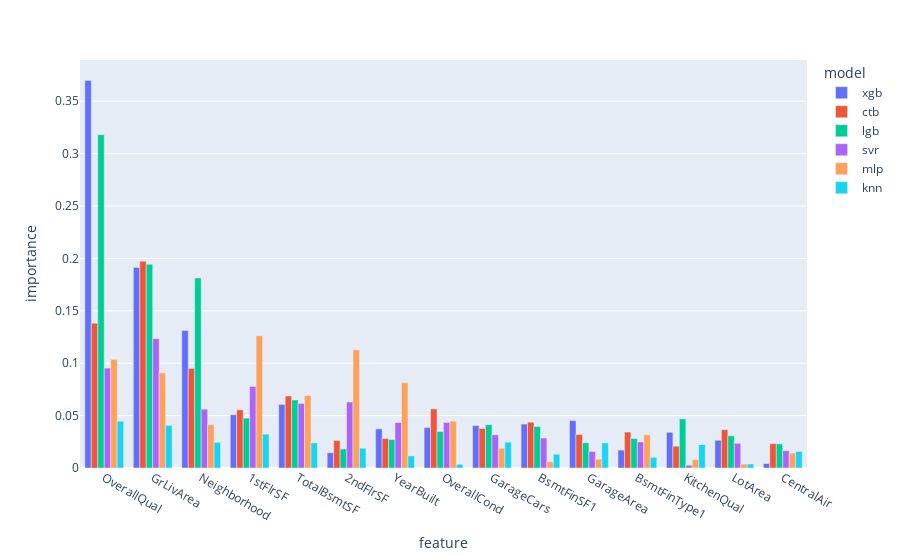
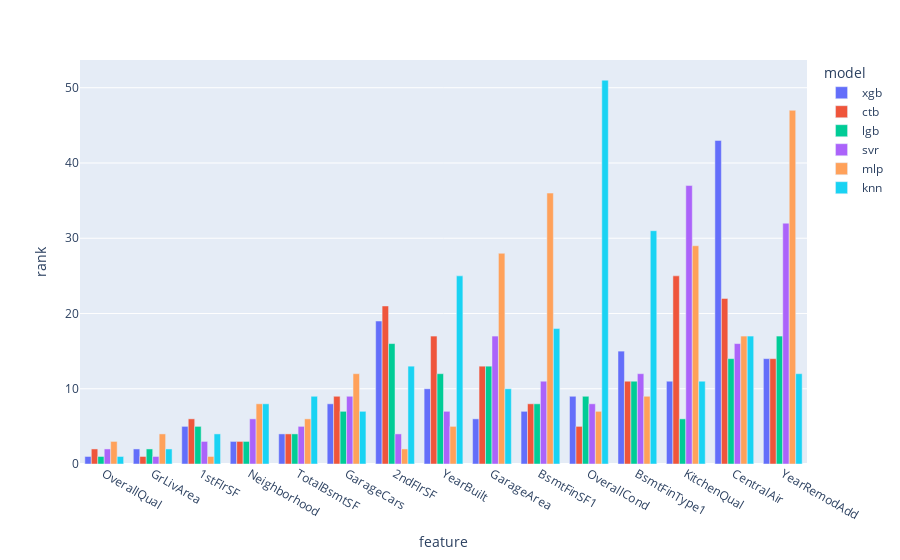

Notebook code cell kept with these figures, in order:
### Code cell
comparison_df = ft.get_feature_comparison(importance_df)

ft.plot_importance_comparison(comparison_df)
ft.plot_rank_comparison(comparison_df)

### Figure 1 — Plotly figure (JSON) as saved in the notebook; plotly's stock layout.template omitted (floating-point values rounded to 4 significant figures)
{"data": [{"alignmentgroup": "True", "hovertemplate": "model=xgb<br>feature=%{x}<br>importance=%{y}<extra></extra>", "legendgroup": "xgb", "marker": {"color": "#636efa", "pattern": {"shape": ""}}, "name": "xgb", "offsetgroup": "xgb", "orientation": "v", "showlegend": true, "textposition": "auto", "type": "bar", "x": ["OverallQual", "GrLivArea", "Neighborhood", "1stFlrSF", "TotalBsmtSF", "2ndFlrSF", "YearBuilt", "OverallCond", "GarageCars", "BsmtFinSF1", "GarageArea", "BsmtFinType1", "KitchenQual", "LotArea", "CentralAir"], "xaxis": "x", "y": [0.3698, 0.1914, 0.1313, 0.0508, 0.06073, 0.0146, 0.0374, 0.03858, 0.0405, 0.04192, 0.04518, 0.01708, 0.03401, 0.02652, 0.004249], "yaxis": "y"}, {"alignmentgroup": "True", "hovertemplate": "model=ctb<br>feature=%{x}<br>importance=%{y}<extra></extra>", "legendgroup": "ctb", "marker": {"color": "#EF553B", "pattern": {"shape": ""}}, "name": "ctb", "offsetgroup": "ctb", "orientation": "v", "showlegend": true, "textposition": "auto", "type": "bar", "x": ["OverallQual", "GrLivArea", "Neighborhood", "1stFlrSF", "TotalBsmtSF", "2ndFlrSF", "YearBuilt", "OverallCond", "GarageCars", "BsmtFinSF1", "GarageArea", "BsmtFinType1", "KitchenQual", "LotArea", "CentralAir"], "xaxis": "x", "y": [0.1381, 0.1973, 0.09493, 0.05553, 0.06874, 0.02617, 0.02811, 0.05636, 0.03772, 0.04373, 0.03201, 0.03429, 0.02082, 0.03657, 0.02321], "yaxis": "y"}, {"alignmentgroup": "True", "hovertemplate": "model=lgb<br>feature=%{x}<br>importance=%{y}<extra></extra>", "legendgroup": "lgb", "marker": {"color": "#00cc96", "pattern": {"shape": ""}}, "name": "lgb", "offsetgroup": "lgb", "orientation": "v", "showlegend": true, "textposition": "auto", "type": "bar", "x": ["OverallQual", "GrLivArea", "Neighborhood", "1stFlrSF", "TotalBsmtSF", "2ndFlrSF", "YearBuilt", "OverallCond", "GarageCars", "BsmtFinSF1", "GarageArea", "BsmtFinType1", "KitchenQual", "LotArea", "CentralAir"], "xaxis": "x", "y": [0.318, 0.1944, 0.1813, 0.04759, 0.06493, 0.01816, 0.02715, 0.0348, 0.04135, 0.03964, 0.02403, 0.02812, 0.04688, 0.03071, 0.02306], "yaxis": "y"}, {"alignmentgroup": "True", "hovertemplate": "model=svr<br>feature=%{x}<br>importance=%{y}<extra></extra>", "legendgroup": "svr", "marker": {"color": "#ab63fa", "pattern": {"shape": ""}}, "name": "svr", "offsetgroup": "svr", "orientation": "v", "showlegend": true, "textposition": "auto", "type": "bar", "x": ["OverallQual", "GrLivArea", "Neighborhood", "1stFlrSF", "TotalBsmtSF", "2ndFlrSF", "YearBuilt", "OverallCond", "GarageCars", "BsmtFinSF1", "GarageArea", "BsmtFinType1", "KitchenQual", "LotArea", "CentralAir"], "xaxis": "x", "y": [0.0953, 0.1234, 0.05611, 0.07786, 0.06156, 0.06296, 0.04342, 0.04342, 0.03166, 0.02855, 0.0157, 0.02486, 0.00262, 0.02358, 0.01647], "yaxis": "y"}, {"alignmentgroup": "True", "hovertemplate": "model=mlp<br>feature=%{x}<br>importance=%{y}<extra></extra>", "legendgroup": "mlp", "marker": {"color": "#FFA15A", "pattern": {"shape": ""}}, "name": "mlp", "offsetgroup": "mlp", "orientation": "v", "showlegend": true, "textposition": "auto", "type": "bar", "x": ["OverallQual", "GrLivArea", "Neighborhood", "1stFlrSF", "TotalBsmtSF", "2ndFlrSF", "YearBuilt", "OverallCond", "GarageCars", "BsmtFinSF1", "GarageArea", "BsmtFinType1", "KitchenQual", "LotArea", "CentralAir"], "xaxis": "x", "y": [0.1036, 0.09075, 0.04129, 0.1262, 0.06911, 0.1127, 0.0814, 0.04471, 0.01876, 0.005967, 0.008454, 0.03172, 0.007924, 0.003702, 0.01421], "yaxis": "y"}, {"alignmentgroup": "True", "hovertemplate": "model=knn<br>feature=%{x}<br>importance=%{y}<extra></extra>", "legendgroup": "knn", "marker": {"color": "#19d3f3", "pattern": {"shape": ""}}, "name": "knn", "offsetgroup": "knn", "orientation": "v", "showlegend": true, "textposition": "auto", "type": "bar", "x": ["OverallQual", "GrLivArea", "Neighborhood", "1stFlrSF", "TotalBsmtSF", "2ndFlrSF", "YearBuilt", "OverallCond", "GarageCars", "BsmtFinSF1", "GarageArea", "BsmtFinType1", "KitchenQual", "LotArea", "CentralAir"], "xaxis": "x", "y": [0.0447, 0.04066, 0.02449, 0.03235, 0.02398, 0.01887, 0.01158, 0.003521, 0.0246, 0.01312, 0.02395, 0.01016, 0.02236, 0.003842, 0.01573], "yaxis": "y"}], "layout": {"barmode": "group", "legend": {"title": {"text": "model"}, "tracegroupgap": 0}, "margin": {"t": 60}, "xaxis": {"anchor": "y", "domain": [0, 1], "title": {"text": "feature"}}, "yaxis": {"anchor": "x", "domain": [0, 1], "title": {"text": "importance"}}}}

### Figure 2 — Plotly figure (JSON) as saved in the notebook; plotly's stock layout.template omitted (floating-point values rounded to 4 significant figures)
{"data": [{"alignmentgroup": "True", "hovertemplate": "model=xgb<br>feature=%{x}<br>rank=%{y}<extra></extra>", "legendgroup": "xgb", "marker": {"color": "#636efa", "pattern": {"shape": ""}}, "name": "xgb", "offsetgroup": "xgb", "orientation": "v", "showlegend": true, "textposition": "auto", "type": "bar", "x": ["OverallQual", "GrLivArea", "1stFlrSF", "Neighborhood", "TotalBsmtSF", "GarageCars", "2ndFlrSF", "YearBuilt", "GarageArea", "BsmtFinSF1", "OverallCond", "BsmtFinType1", "KitchenQual", "CentralAir", "YearRemodAdd"], "xaxis": "x", "y": [1.0, 2.0, 5.0, 3.0, 4.0, 8.0, 19.0, 10.0, 6.0, 7.0, 9.0, 15.0, 11.0, 43.0, 14.0], "yaxis": "y"}, {"alignmentgroup": "True", "hovertemplate": "model=ctb<br>feature=%{x}<br>rank=%{y}<extra></extra>", "legendgroup": "ctb", "marker": {"color": "#EF553B", "pattern": {"shape": ""}}, "name": "ctb", "offsetgroup": "ctb", "orientation": "v", "showlegend": true, "textposition": "auto", "type": "bar", "x": ["OverallQual", "GrLivArea", "1stFlrSF", "Neighborhood", "TotalBsmtSF", "GarageCars", "2ndFlrSF", "YearBuilt", "GarageArea", "BsmtFinSF1", "OverallCond", "BsmtFinType1", "KitchenQual", "CentralAir", "YearRemodAdd"], "xaxis": "x", "y": [2.0, 1.0, 6.0, 3.0, 4.0, 9.0, 21.0, 17.0, 13.0, 8.0, 5.0, 11.0, 25.0, 22.0, 14.0], "yaxis": "y"}, {"alignmentgroup": "True", "hovertemplate": "model=lgb<br>feature=%{x}<br>rank=%{y}<extra></extra>", "legendgroup": "lgb", "marker": {"color": "#00cc96", "pattern": {"shape": ""}}, "name": "lgb", "offsetgroup": "lgb", "orientation": "v", "showlegend": true, "textposition": "auto", "type": "bar", "x": ["OverallQual", "GrLivArea", "1stFlrSF", "Neighborhood", "TotalBsmtSF", "GarageCars", "2ndFlrSF", "YearBuilt", "GarageArea", "BsmtFinSF1", "OverallCond", "BsmtFinType1", "KitchenQual", "CentralAir", "YearRemodAdd"], "xaxis": "x", "y": [1.0, 2.0, 5.0, 3.0, 4.0, 7.0, 16.0, 12.0, 13.0, 8.0, 9.0, 11.0, 6.0, 14.0, 17.0], "yaxis": "y"}, {"alignmentgroup": "True", "hovertemplate": "model=svr<br>feature=%{x}<br>rank=%{y}<extra></extra>", "legendgroup": "svr", "marker": {"color": "#ab63fa", "pattern": {"shape": ""}}, "name": "svr", "offsetgroup": "svr", "orientation": "v", "showlegend": true, "textposition": "auto", "type": "bar", "x": ["OverallQual", "GrLivArea", "1stFlrSF", "Neighborhood", "TotalBsmtSF", "GarageCars", "2ndFlrSF", "YearBuilt", "GarageArea", "BsmtFinSF1", "OverallCond", "BsmtFinType1", "KitchenQual", "CentralAir", "YearRemodAdd"], "xaxis": "x", "y": [2.0, 1.0, 3.0, 6.0, 5.0, 9.0, 4.0, 7.0, 17.0, 11.0, 8.0, 12.0, 37.0, 16.0, 32.0], "yaxis": "y"}, {"alignmentgroup": "True", "hovertemplate": "model=mlp<br>feature=%{x}<br>rank=%{y}<extra></extra>", "legendgroup": "mlp", "marker": {"color": "#FFA15A", "pattern": {"shape": ""}}, "name": "mlp", "offsetgroup": "mlp", "orientation": "v", "showlegend": true, "textposition": "auto", "type": "bar", "x": ["OverallQual", "GrLivArea", "1stFlrSF", "Neighborhood", "TotalBsmtSF", "GarageCars", "2ndFlrSF", "YearBuilt", "GarageArea", "BsmtFinSF1", "OverallCond", "BsmtFinType1", "KitchenQual", "CentralAir", "YearRemodAdd"], "xaxis": "x", "y": [3.0, 4.0, 1.0, 8.0, 6.0, 12.0, 2.0, 5.0, 28.0, 36.0, 7.0, 9.0, 29.0, 17.0, 47.0], "yaxis": "y"}, {"alignmentgroup": "True", "hovertemplate": "model=knn<br>feature=%{x}<br>rank=%{y}<extra></extra>", "legendgroup": "knn", "marker": {"color": "#19d3f3", "pattern": {"shape": ""}}, "name": "knn", "offsetgroup": "knn", "orientation": "v", "showlegend": true, "textposition": "auto", "type": "bar", "x": ["OverallQual", "GrLivArea", "1stFlrSF", "Neighborhood", "TotalBsmtSF", "GarageCars", "2ndFlrSF", "YearBuilt", "GarageArea", "BsmtFinSF1", "OverallCond", "BsmtFinType1", "KitchenQual", "CentralAir", "YearRemodAdd"], "xaxis": "x", "y": [1.0, 2.0, 4.0, 8.0, 9.0, 7.0, 13.0, 25.0, 10.0, 18.0, 51.0, 31.0, 11.0, 17.0, 12.0], "yaxis": "y"}], "layout": {"barmode": "group", "legend": {"title": {"text": "model"}, "tracegroupgap": 0}, "margin": {"t": 60}, "xaxis": {"anchor": "y", "domain": [0, 1], "title": {"text": "feature"}}, "yaxis": {"anchor": "x", "domain": [0, 1], "title": {"text": "rank"}}}}
